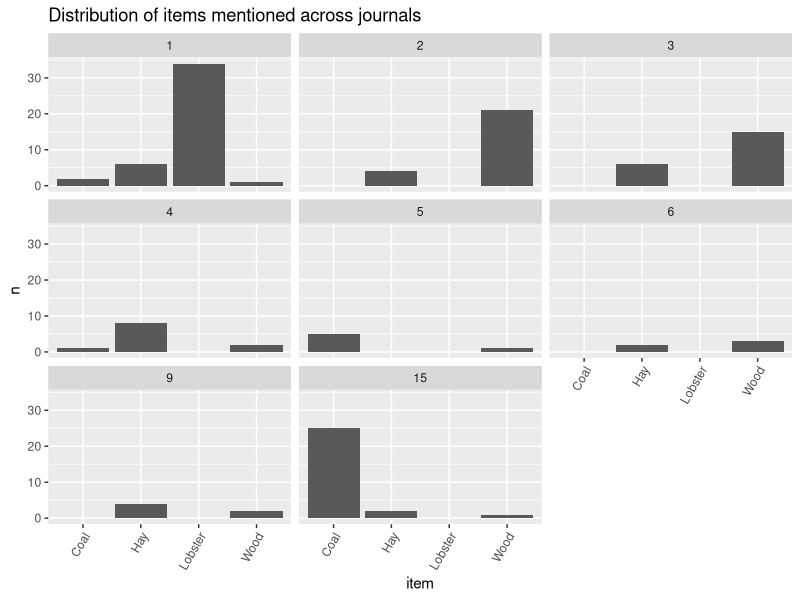
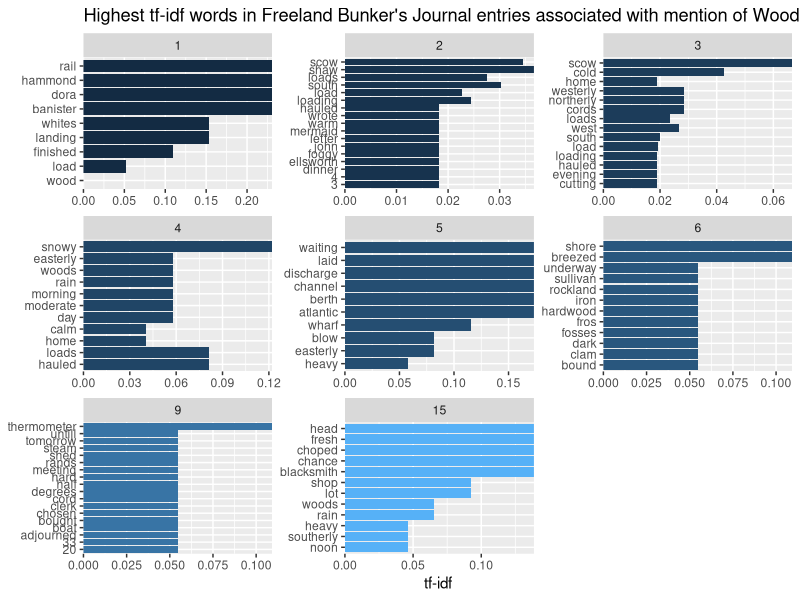

R code for these plots, in order: (Note: this script raises an error after producing the figures.)
## ---- chunk 1
# install.packages(c("tidyverse", 
#                   "tidytext",
#                   "stopwords",
#                   "widyr",
#                   "tidygraph",
#                   "tidylo",
#                   "ggraph",
 #                  "wordcloud",
  #                 "dplyr"))
## ---- chunk 2
library(dplyr)
library(tidyverse)
library("magrittr") 
library(tidyverse)
library(tidytext)
## ---- chunk 3
library(readr)
journal_71_72 <- read_csv("Data_Sets/journal_1871_1872 - Sheet1 (1).csv")
journal_73 <- read_csv("Data_Sets/journal_1873 - Sheet1.csv")
journal_74 <- read_csv("Data_Sets/journal_1874 - Sheet1.csv")
journal_75 <- read_csv("Data_Sets/journal_1875 - Sheet1.csv")
journal_76 <- read_csv("Data_Sets/journal_1876 - Sheet1.csv")
journal_77 <- read_csv("Data_Sets/journal_1877 - Sheet1.csv")
journal_80 <- read_csv("Data_Sets/journal_1880 - Sheet1.csv")
journal_83 <- read_csv("Data_Sets/journal_1883 - Sheet1.csv")
journal_84 <- read_csv("Data_Sets/journal_1884 - Sheet1.csv")
journal_86 <- read_csv("Data_Sets/journal_1886 - Sheet1.csv")


## ---- chunk 4
journal_71_72$journal <- 1
journal_73$journal <- 2
journal_74$journal <- 3
journal_75$journal <- 4
journal_76$journal <- 5
journal_77$journal <- 6

journal_80$journal <- 9

journal_83$journal <- 12
journal_84$journal <- 13

journal_86$journal <- 15
## ---- chunk 5
#in order to join data sets, all the corresponding variables have to match; we glimpse() each dataset and changed variable that didn't match our first one
journal_71_72 <- journal_71_72 %>%
  rename(transcription_accuracy = transcription) %>%
  mutate(image_path = as.character(image_path)) %>%
  mutate(image_description = as.character(image_description))

journal_75 <- journal_75 %>%
  mutate(quantity = as.character(quantity)) %>%
  mutate(latitude = as.logical(latitude)) %>%
  mutate(latitude_origin = as.logical(latitude_origin)) %>%
  mutate(longitude = as.logical(longitude)) %>%
  mutate(longitude_origin = as.logical(longitude_origin))

journal_76 <- journal_76 %>%
  mutate(quantity = as.character(quantity)) %>%
  mutate(latitude = as.logical(latitude)) %>%
  mutate(latitude_origin = as.logical(latitude_origin)) %>%
  mutate(longitude = as.logical(longitude)) %>%
  mutate(longitude_origin = as.logical(longitude_origin)) %>%
  mutate(image_path = as.character(image_path)) %>%
  mutate(image_description = as.character(image_description)) %>%
  mutate(noteworthy = as.logical(noteworthy))

journal_77 <- journal_77 %>%
  mutate(quantity = as.character(quantity)) %>%
  mutate(image_path = as.character(image_path)) %>%
  mutate(image_description = as.character(image_description)) %>%
  mutate(noteworthy = as.logical(noteworthy)) %>%
  mutate(temperature_am = as.logical(temperature_am))

journal_80 <- journal_80 %>%
  mutate(image_path = as.character(image_path)) %>%
  mutate(image_description = as.character(image_description)) %>%
  mutate(noteworthy = as.logical(noteworthy)) %>%
  mutate(temperature_am = as.logical(temperature_am)) %>%
  mutate(temperature_pm = as.logical(temperature_pm)) %>%
  mutate(temperature_night = as.logical(temperature_night))
  
journal_86 <- journal_86 %>%
  mutate(image_path = as.character(image_path)) %>%
  mutate(image_description = as.character(image_description)) %>%
  mutate(noteworthy = as.logical(noteworthy)) %>%
  mutate(temperature_am = as.logical(temperature_am)) %>%
  mutate(temperature_pm = as.logical(temperature_pm)) %>%
  mutate(temperature_night = as.logical(temperature_night)) %>%
  mutate(latitude = as.logical(latitude)) %>%
  mutate(recorder = as.character(recorder)) %>%
  mutate(notes = as.character(notes)) %>%
  select(- ...37)

journal_83 <- journal_83 %>%
  mutate(image_path = as.character(image_path)) %>%
  mutate(image_description = as.character(image_description)) %>%
  mutate(noteworthy = as.logical(noteworthy)) %>%
  mutate(temperature_am = as.logical(temperature_am)) %>%
  mutate(latitude = as.logical(latitude)) %>%
  mutate(latitude_origin = as.logical(latitude_origin)) %>%
  mutate(longitude_origin = as.logical(longitude_origin)) %>%
  mutate(letter_from = as.character(letter_from))
  
journal_84 <- journal_84 %>%
  mutate(image_path = as.character(image_path)) %>%
  mutate(image_description = as.character(image_description)) %>%
  mutate(noteworthy = as.logical(noteworthy)) %>%
  mutate(temperature_am = as.logical(temperature_am)) %>%
  mutate(latitude = as.logical(latitude)) %>%
  mutate(latitude_origin = as.logical(latitude_origin)) %>%
  mutate(letter_to = as.character(letter_to))%>%
  mutate(notes = as.character(notes))
## ---- chunk 6
journals <- dplyr::bind_rows(journal_71_72, journal_73, journal_74, journal_75, journal_76, journal_77, journal_80, journal_86)
## ---- chunk 7
items <- journals %>%
  filter(item != "NA")
## ---- chunk 8
#sometimes multiple things are in a list in one entry of a column, we want to separate to be able to count them all individually

item_count <- items %>%
  separate(item, c("item_1", "item_2", "item_3"), sep = ",")
## ---- chunk 9
item_1 <- item_count %>%
  select(item_1, quantity, unit, journal, journal_entry, date_mdy, month, transcription_accuracy, location, location_accuracy, local_place, local_place_accuracy, latitude,latitude_origin, longitude, longitude_origin, letter,letter_to, letter_from, wind_direction_am, wind_direction_pm, wind_direction_night, weather_condition_am, weather_condition_pm, weather_condition_night, temperature_am, temperature_pm, temperature_night, image_path, image_description, recorder, notes, noteworthy, second_check) %>%
  rename(item = item_1)
item_2 <- item_count %>%
  select(item_2, quantity, unit, journal, journal_entry, date_mdy, month, transcription_accuracy, location, location_accuracy, local_place, local_place_accuracy, latitude,latitude_origin, longitude, longitude_origin, letter,letter_to, letter_from, wind_direction_am, wind_direction_pm, wind_direction_night, weather_condition_am, weather_condition_pm, weather_condition_night, temperature_am, temperature_pm, temperature_night, image_path, image_description, recorder, notes, noteworthy, second_check) %>%
  rename(item = item_2)
item_3 <- item_count %>%
  select(item_3, quantity, unit, journal, journal_entry, date_mdy, month, transcription_accuracy, location, location_accuracy, local_place, local_place_accuracy, latitude,latitude_origin, longitude, longitude_origin, letter,letter_to, letter_from, wind_direction_am, wind_direction_pm, wind_direction_night, weather_condition_am, weather_condition_pm, weather_condition_night, temperature_am, temperature_pm, temperature_night, image_path, image_description, recorder, notes, noteworthy, second_check) %>%
  rename(item = item_3)

item_count <- dplyr::bind_rows(item_1, item_2, item_3)
## ---- chunk 10
item_count <- item_count %>%
  mutate(item = str_to_title(item)) %>%
  mutate(item = trimws(item, "both")) %>%
  filter(item != "NA") 
## ---- chunk 11
item_count %>%
    count(item, sort = TRUE)
## ---- chunk 12
count_1 <- item_count %>%
    filter(journal == 1) %>%
           count(item) 
count_2 <- item_count %>%
    filter(journal == 2) %>%
           count(item) 
count_3 <- item_count %>%
    filter(journal == 3) %>%
           count(item) 
count_4 <- item_count %>%
    filter(journal == 4) %>%
           count(item) 
count_5 <- item_count %>%
    filter(journal == 5) %>%
           count(item) 
count_6 <- item_count %>%
    filter(journal == 6) %>%
           count(item) 
count_9 <- item_count %>%
    filter(journal == 9) %>%
           count(item)
count_12 <- item_count %>%
    filter(journal == 12) %>%
           count(item)
count_13 <- item_count %>%
    filter(journal == 13) %>%
           count(item)
count_15 <- item_count %>%
    filter(journal == 15) %>%
           count(item) 

## ---- chunk 13
count_1$journal <- 1
count_2$journal <- 2
count_3$journal <- 3
count_4$journal <- 4
count_5$journal <- 5
count_6$journal <- 6
count_9$journal <- 9
count_12$journal <- 12
count_13$journal <- 13
count_15$journal <- 15
## ---- chunk 14

count_items <- dplyr::bind_rows(count_1, count_2, count_3, count_4, count_5, count_6, count_9,count_12,count_13, count_15)
## ---- chunk 15
count_items <- count_items %>%
filter(item %in% c("Wood", "Lobster", "Coal", "Hay"))

## ---- chunk 16
count_items %>%
#  filter(n > 5) %>%
  group_by(journal) %>%
  ggplot(aes(x=item, y=n)) + 
   geom_bar(stat = "identity")+
   facet_wrap(vars(journal))+
    theme(axis.text.x = element_text(angle = 60, hjust = 1))+
   labs(y = "n", x = "item", title = "Distribution of items mentioned across journals")
## ---- chunk 17
library(stringr)

Wood <-  dplyr::filter(item_count, grepl('Wood|Wood.', item))

#https://stackoverflow.com/questions/22850026/filter-rows-which-contain-a-certain-string
## ---- chunk 18
(wood_words <- Wood %>%
    unnest_tokens(word, journal_entry) %>%
    count(journal, word, sort = TRUE) %>%
    filter(!word %in% stop_words$word))
## ---- chunk 19
wood_tf_idf <- wood_words %>%
    bind_tf_idf(word, journal, n) %>%
    arrange(desc(tf_idf))
## ---- chunk 20
wood_tf_idf %>%
#  filter(tf_idf >= 0.02) %>%
    group_by(journal) %>%
    slice_max(tf_idf, n = 10) %>%
    ggplot(aes(tf_idf, fct_reorder(word, tf_idf), fill = journal)) +
    geom_col(show.legend = FALSE) +
    facet_wrap(vars(journal), scales = "free") +
    scale_x_continuous(expand = c(0,0)) +
    labs(y = NULL, x = "tf-idf", title = "Highest tf-idf words in Freeland Bunker's Journal entries associated with mention of Wood")
## ---- chunk 21
library(stringr)

Lobster <-  dplyr::filter(item_, grepl('Lobster', item))

#https://stackoverflow.com/questions/22850026/filter-rows-which-contain-a-certain-string
## ---- chunk 22
(lobs_words <- Lobster %>%
    unnest_tokens(word, journal_entry) %>%
    count(journal, word, sort = TRUE) %>%
    filter(!word %in% stop_words$word))
## ---- chunk 23
lobs_tf_idf <- lobs_words %>%
    bind_tf_idf(word, journal, n) %>%
    arrange(desc(tf_idf))
## ---- chunk 24
lobs_tf_idf %>%
#  filter(tf_idf >= 0.02) %>%
    group_by(journal) %>%
    slice_max(tf_idf, n = 10) %>%
    ggplot(aes(tf_idf, fct_reorder(word, tf_idf), fill = journal)) +
    geom_col(show.legend = FALSE) +
    facet_wrap(vars(journal), scales = "free") +
    scale_x_continuous(expand = c(0,0)) +
    labs(y = NULL, x = "tf-idf", title = "Highest tf-idf words in Freeland Bunker's Journal entries associated with mention of Lobster")
## ---- chunk 25
library(stringr)

Coal <-  dplyr::filter(item_count, grepl('Coal', item))

#https://stackoverflow.com/questions/22850026/filter-rows-which-contain-a-certain-string
## ---- chunk 26
(coal_words <- Coal %>%
    unnest_tokens(word, journal_entry) %>%
    count(journal, word, sort = TRUE) %>%
    filter(!word %in% stop_words$word))
## ---- chunk 27
coal_tf_idf <- coal_words %>%
    bind_tf_idf(word, journal, n) %>%
    arrange(desc(tf_idf))
## ---- chunk 28
coal_tf_idf %>%
#  filter(tf_idf >= 0.02) %>%
    group_by(journal) %>%
    slice_max(tf_idf, n = 10) %>%
    ggplot(aes(tf_idf, fct_reorder(word, tf_idf), fill = journal)) +
    geom_col(show.legend = FALSE) +
    facet_wrap(vars(journal), scales = "free") +
    scale_x_continuous(expand = c(0,0)) +
    labs(y = NULL, x = "tf-idf", title = "Highest tf-idf words in Freeland Bunker's Journal entries associated with mention of Coal")
## ---- chunk 29
library(stringr)

Hay <-  dplyr::filter(item_count, grepl('Hay', item))

#https://stackoverflow.com/questions/22850026/filter-rows-which-contain-a-certain-string
## ---- chunk 30
(hay_words <- Hay %>%
    unnest_tokens(word, journal_entry) %>%
    count(journal, word, sort = TRUE) %>%
    filter(!word %in% stop_words$word))
## ---- chunk 31
hay_tf_idf <- hay_words %>%
    bind_tf_idf(word, journal, n) %>%
    arrange(desc(tf_idf))
## ---- chunk 32
hay_tf_idf %>%
#  filter(tf_idf >= 0.02) %>%
    group_by(journal) %>%
    slice_max(tf_idf, n = 10) %>%
    ggplot(aes(tf_idf, fct_reorder(word, tf_idf), fill = journal)) +
    geom_col(show.legend = FALSE) +
    facet_wrap(vars(journal), scales = "free") +
    scale_x_continuous(expand = c(0,0)) +
    labs(y = NULL, x = "tf-idf", title = "Highest tf-idf words in Freeland Bunker's Journal entries associated with mention of Hay")
